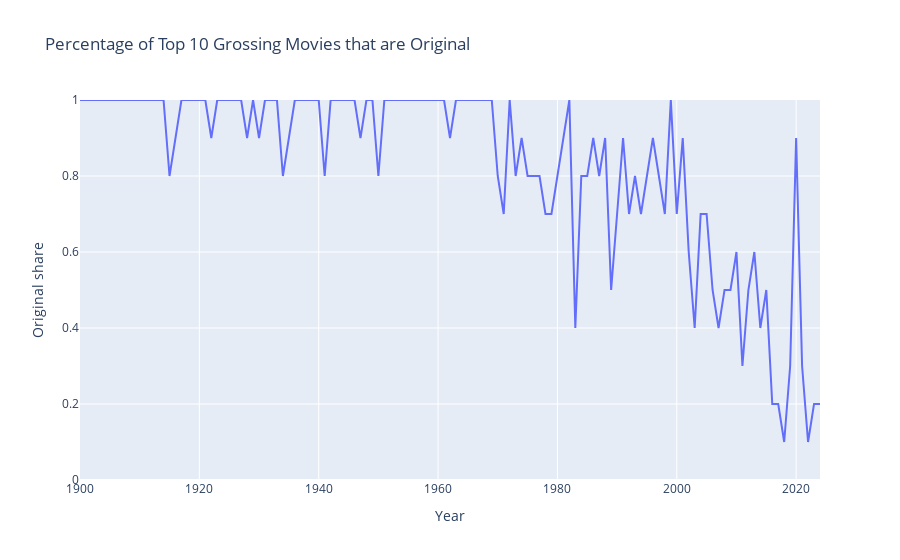

The notebook cell this image was saved under:
### Code cell
original_percentage_top = []

for year in range(1900, 2025):
    top = (
        df[df["release_year"] == year]
        .sort_values("budget", ascending=False)
        [["movie_title", "budget", "classification"]]
        .head(10)
    )
    if top.empty:
        original_percentage_top.append(0)
        continue

    mask = top["classification"].isin(["original", "adapted"])
    pct = mask.sum() / len(top)
    original_percentage_top.append(pct)

fig = px.line(original_percentage_top, 
    x=range(1900, 2025), 
    y=original_percentage_top,
    title="Percentage of Top 10 Grossing Movies that are Original"
)
fig.update_layout(
    xaxis_title="Year",
    yaxis_title="Original share",
    yaxis_range=[0, 1],
)
fig.show()

### Figure 1 — Plotly figure (JSON) as saved in the notebook; plotly's stock layout.template omitted (floating-point values rounded to 4 significant figures)
{"data": [{"hovertemplate": "x=%{x}<br>y=%{y}<extra></extra>", "legendgroup": "", "line": {"color": "#636efa", "dash": "solid"}, "marker": {"symbol": "circle"}, "mode": "lines", "name": "", "orientation": "v", "showlegend": false, "type": "scatter", "x": [1900, 1901, 1902, 1903, 1904, 1905, 1906, 1907, 1908, 1909, 1910, 1911, 1912, 1913, 1914, 1915, 1916, 1917, 1918, 1919, 1920, 1921, 1922, 1923, 1924, 1925, 1926, 1927, 1928, 1929, 1930, 1931, 1932, 1933, 1934, 1935, 1936, 1937, 1938, 1939, 1940, 1941, 1942, 1943, 1944, 1945, 1946, 1947, 1948, 1949, 1950, 1951, 1952, 1953, 1954, 1955, 1956, 1957, 1958, 1959, 1960, 1961, 1962, 1963, 1964, 1965, 1966, 1967, 1968, 1969, 1970, 1971, 1972, 1973, 1974, 1975, 1976, 1977, 1978, 1979, 1980, 1981, 1982, 1983, 1984, 1985, 1986, 1987, 1988, 1989, 1990, 1991, 1992, 1993, 1994, 1995, 1996, 1997, 1998, 1999, 2000, 2001, 2002, 2003, 2004, 2005, 2006, 2007, 2008, 2009, 2010, 2011, 2012, 2013, 2014, 2015, 2016, 2017, 2018, 2019, 2020, 2021, 2022, 2023, 2024], "xaxis": "x", "y": [1.0, 1.0, 1.0, 1.0, 1.0, 1.0, 1.0, 1.0, 1.0, 1.0, 1.0, 1.0, 1.0, 1.0, 1.0, 0.8, 0.9, 1.0, 1.0, 1.0, 1.0, 1.0, 0.9, 1.0, 1.0, 1.0, 1.0, 1.0, 0.9, 1.0, 0.9, 1.0, 1.0, 1.0, 0.8, 0.9, 1.0, 1.0, 1.0, 1.0, 1.0, 0.8, 1.0, 1.0, 1.0, 1.0, 1.0, 0.9, 1.0, 1.0, 0.8, 1.0, 1.0, 1.0, 1.0, 1.0, 1.0, 1.0, 1.0, 1.0, 1.0, 1.0, 0.9, 1.0, 1.0, 1.0, 1.0, 1.0, 1.0, 1.0, 0.8, 0.7, 1.0, 0.8, 0.9, 0.8, 0.8, 0.8, 0.7, 0.7, 0.8, 0.9, 1.0, 0.4, 0.8, 0.8, 0.9, 0.8, 0.9, 0.5, 0.7, 0.9, 0.7, 0.8, 0.7, 0.8, 0.9, 0.8, 0.7, 1.0, 0.7, 0.9, 0.6, 0.4, 0.7, 0.7, 0.5, 0.4, 0.5, 0.5, 0.6, 0.3, 0.5, 0.6, 0.4, 0.5, 0.2, 0.2, 0.1, 0.3, 0.9, 0.3, 0.1, 0.2, 0.2], "yaxis": "y"}], "layout": {"legend": {"tracegroupgap": 0}, "title": {"text": "Percentage of Top 10 Grossing Movies that are Original"}, "xaxis": {"anchor": "y", "domain": [0, 1], "title": {"text": "Year"}}, "yaxis": {"anchor": "x", "domain": [0, 1], "range": [0, 1], "title": {"text": "Original share"}}}}
